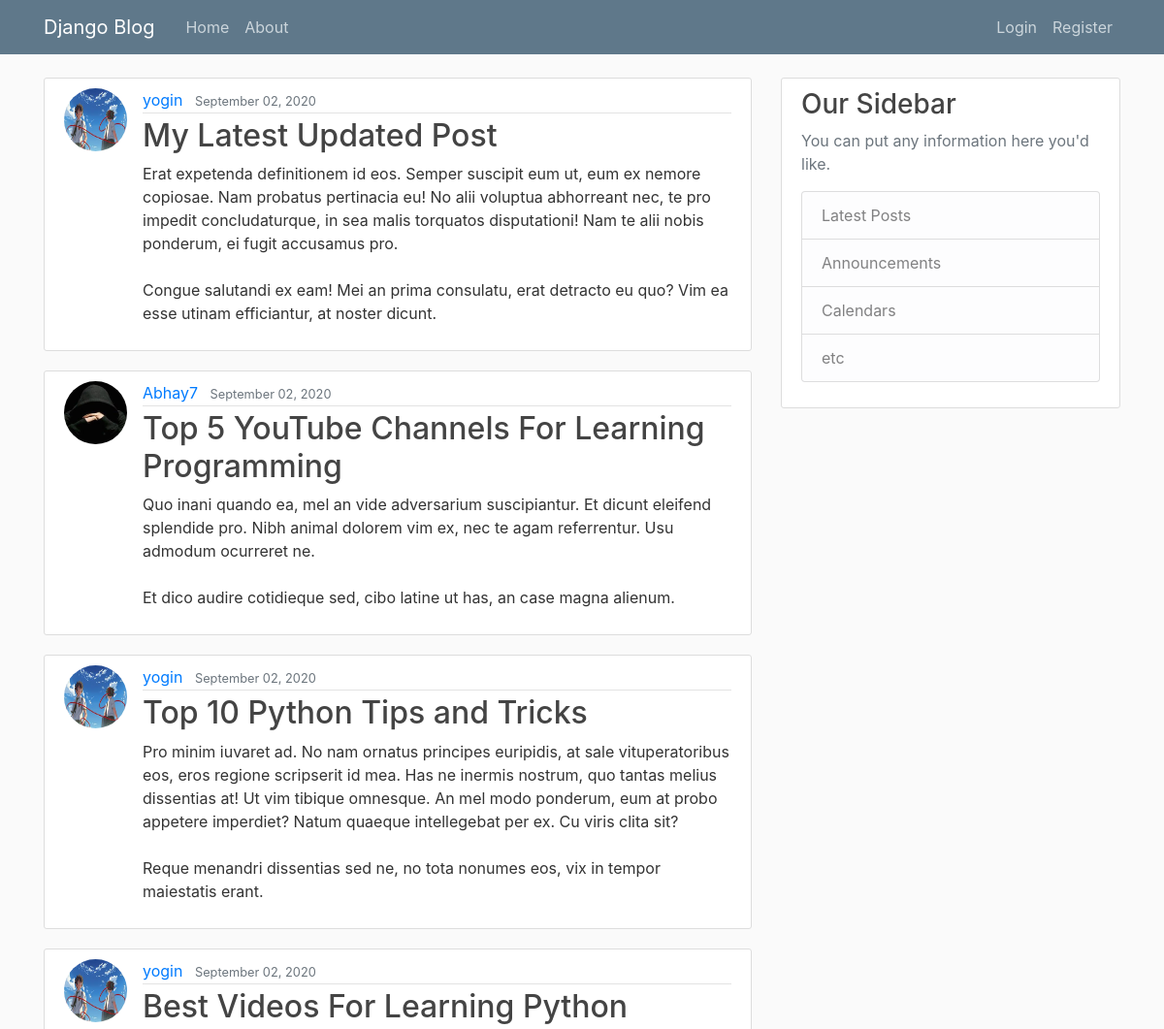
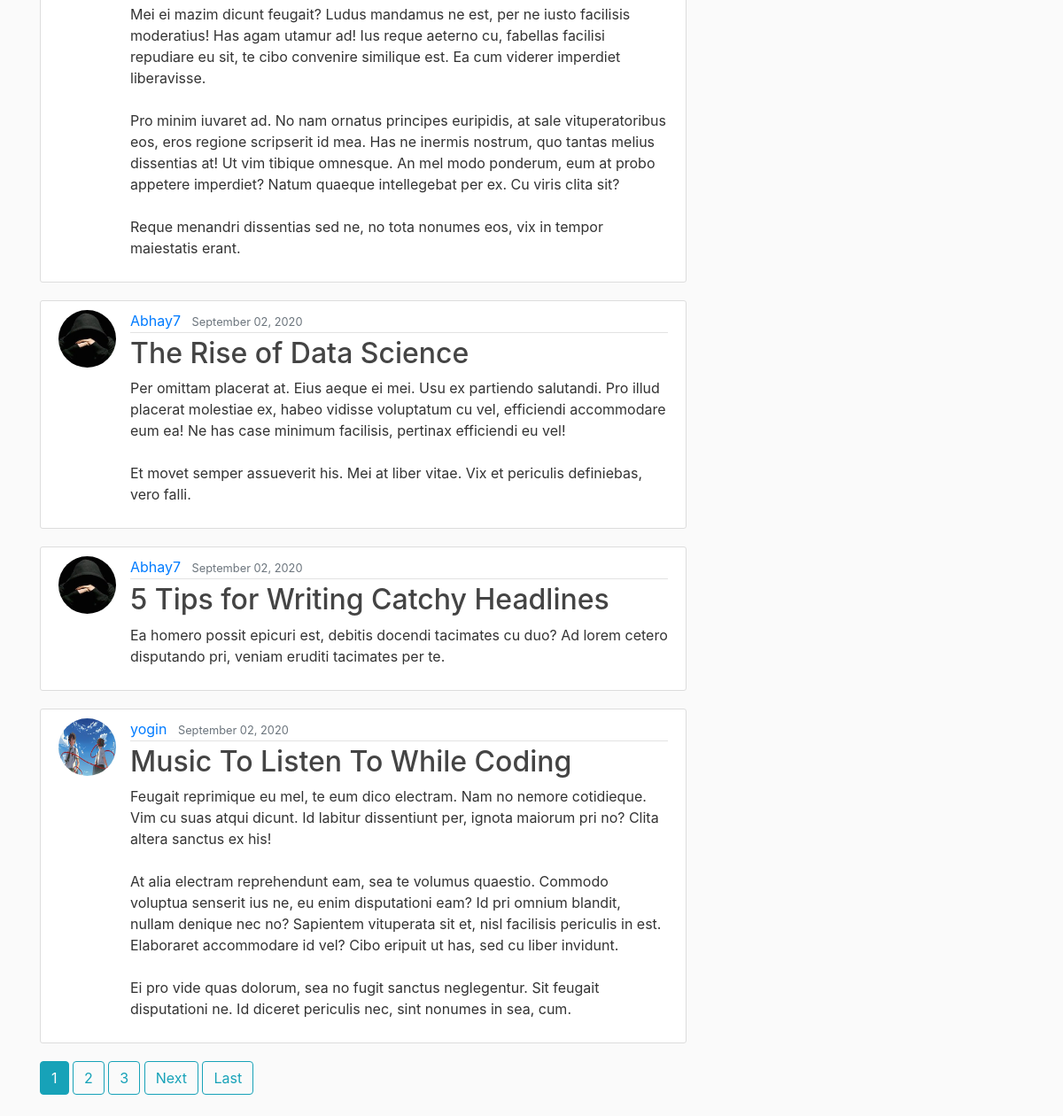
The page / on the database its author committed (2 pictures, top to bottom).
### blog/models.py (models this page shows, shortened)
class Post(models.Model):
	title = models.CharField(max_length=100)
	content = models.TextField()
	date_posted = models.DateTimeField(default=timezone.now)
	author = models.ForeignKey(User, on_delete=models.CASCADE)

### users/models.py (models this page shows, shortened)
class Profile(models.Model):
	user = models.OneToOneField(User, on_delete=models.CASCADE)
	image = models.ImageField(default='default.jpg', upload_to='profile_pics')

### blog/views.py (the view)
# urls.py: path('', PostListView.as_view(),name='blog-home'),
class PostListView(ListView):
	model = Post
	template_name = 'blog/home.html' # <app>/<model>_<viewtype>.html
	context_object_name = 'posts'
	ordering = ['-date_posted']
	paginate_by = 7

### blog/templates/blog/home.html (shortened to what this page needs)
{% extends "blog/base.html" %}
{% block content %}
	{% for post in posts %}
			<article class="media content-section">
				<img class="rounded-circle article-img" src="{{ post.author.profile.image.url }}">
	  <div class="media-body">
	    <div class="article-metadata">
	      <a class="mr-2" href="{% url 'user-posts' post.author.username %}">{{ post.author }}</a>
	      <small class="text-muted">{{ post.date_posted|date:"F d, Y" }}</small>
	    </div>
	    <h2><a class="article-title" href="{% url 'post-detail' post.id %}">{{ post.title }}</a></h2>
	    <p class="article-content">{{ post.content }}</p>
	  </div>
	</article>
	{% endfor %}
	{% if is_paginated %}
		{% for num in page_obj.paginator.page_range %}
			{% if page_obj.number == num %}
				<a class="btn btn-info mb-4" href="?page={{ num }}">{{ num }}</a>
			{% elif num > page_obj.number|add:'-3' and num < page_obj.number|add:'3' %}
				<a class="btn btn-outline-info mb-4" href="?page={{ num }}">{{ num }}</a>
			{% endif %}
		{% endfor %}
		{% if page_obj.has_next %}
			<a class="btn btn-outline-info mb-4" href="?page={{ page_obj.next_page_number }}">Next</a>
			<a class="btn btn-outline-info mb-4" href="?page={{ page_obj.paginator.num_pages }}">Last</a>
		{% endif %}
	{% endif %}
{% endblock content %}

### blog/templates/blog/base.html (shortened to what this page needs)
{% load static %}
<!DOCTYPE html>
<html>
<head>
    <link rel="stylesheet" href="https://maxcdn.bootstrapcdn.com/bootstrap/4.0.0/css/bootstrap.min.css">
    <link rel="stylesheet" type="text/css" href="{% static 'blog/main.css' %}">
</head>
<body>
		<header class="site-header">
	  <nav class="navbar navbar-expand-md navbar-dark bg-steel fixed-top">
	    <div class="container">
	      <a class="navbar-brand mr-4" href="{% url 'blog-home' %}">Django Blog</a>
	      <div class="collapse navbar-collapse" id="navbarToggle">
	        <div class="navbar-nav mr-auto">
	          <a class="nav-item nav-link" href="{% url 'blog-home' %}">Home</a>
	          <a class="nav-item nav-link" href="{% url 'blog-about' %}">About</a>
	        </div>
	        <div class="navbar-nav">
	        	{% if user.is_authenticated %}
	        		<a class="nav-item nav-link" href="{% url 'post-create' %}">New Post</a>
	        		<a class="nav-item nav-link" href="{% url 'profile' %}">Profile</a>
	        		<a class="nav-item nav-link" href="{% url 'logout' %}">Logout</a>
	        	{% else %}
	          <a class="nav-item nav-link" href="{% url 'login' %}">Login</a>
	          <a class="nav-item nav-link" href="{% url 'register' %}">Register</a>
	          {% endif %}
	        </div>
	      </div>
	    </div>
	  </nav>
	</header>
		<main role="main" class="container">
	  <div class="row">
	    <div class="col-md-8">
	      {% block content %}{% endblock %}
	    </div>
	    <div class="col-md-4">
	      <div class="content-section">
	        <h3>Our Sidebar</h3>
	        <p class='text-muted'>You can put any information here you'd like.
	          <ul class="list-group">
	            <li class="list-group-item list-group-item-light">Latest Posts</li>
	            <li class="list-group-item list-group-item-light">Announcements</li>
	            <li class="list-group-item list-group-item-light">Calendars</li>
	            <li class="list-group-item list-group-item-light">etc</li>
	          </ul>
	        </p>
	      </div>
	    </div>
	  </div>
	</main>
</body>
</html>

### blog/static/blog/main.css (style rules this page uses)
body { background: #fafafa; color: #333333; margin-top: 5rem; }
h1, h2, h3, h4, h5, h6 { color: #444444; }
ul { margin: 0; }
.bg-steel { background-color: #5f788a; }
.site-header .navbar-nav .nav-link { color: #cbd5db; }
.content-section { background: #ffffff; padding: 10px 20px; border: 1px solid #dddddd; border-radius: 3px; margin-bottom: 20px; }
.article-title { color: #444444; }
.article-content { white-space: pre-line; }
.article-img { height: 65px; width: 65px; margin-right: 16px; }
.article-metadata { padding-bottom: 1px; margin-bottom: 4px; border-bottom: 1px solid #e3e3e3 }

### rows shown on the page
Post: author.profile.image (picture), author "yogin", date_posted "September 02, 2020", title "My Latest Updated Post", content "Erat expetenda definitionem id eos. Semper suscipit eum ut, eum ex nemore copiosae. Nam probatus pertinacia eu! No alii voluptua abhorreant nec, te pro impedit concludaturque, in sea malis torquatos disputationi! Nam te alii nobis ponderum, ei fugit accusamus pro. Congue salutandi ex eam! Mei an prima consulatu, erat detracto eu quo? Vim ea esse utinam efficiantur, at noster dicunt."
Post: author.profile.image (placeholder picture), author "Abhay7", date_posted "September 02, 2020", title "Top 5 YouTube Channels For Learning Programming", content "Quo inani quando ea, mel an vide adversarium suscipiantur. Et dicunt eleifend splendide pro. Nibh animal dolorem vim ex, nec te agam referrentur. Usu admodum ocurreret ne. Et dico audire cotidieque sed, cibo latine ut has, an case magna alienum."
Post: author.profile.image (picture), author "yogin", date_posted "September 02, 2020", title "Top 10 Python Tips and Tricks", content "Pro minim iuvaret ad. No nam ornatus principes euripidis, at sale vituperatoribus eos, eros regione scripserit id mea. Has ne inermis nostrum, quo tantas melius dissentias at! Ut vim tibique omnesque. An mel modo ponderum, eum at probo appetere imperdiet? Natum quaeque intellegebat per ex. Cu viris clita sit? Reque menandri dissentias sed ne, no tota nonumes eos, vix in tempor maiestatis erant."
Post: author.profile.image (picture), author "yogin", date_posted "September 02, 2020", title "Best Videos For Learning Python", content "Mei ei mazim dicunt feugait? Ludus mandamus ne est, per ne iusto facilisis moderatius! Has agam utamur ad! Ius reque aeterno cu, fabellas facilisi repudiare eu sit, te cibo convenire similique est. Ea cum viderer imperdiet liberavisse. Pro minim iuvaret ad. No nam ornatus principes euripidis, at sale vituperatoribus eos, eros regione scripserit id mea. Has ne inermis nostrum, quo tantas melius dissentias at! Ut vim tibique omnesque. An mel modo ponderum, eum at probo appetere imperdiet? Natum quaeque intellegebat per ex. Cu viris clita sit? Reque menandri dissentias sed ne, no tota nonumes eos, vix in tempor maiestatis erant."
Post: author.profile.image (placeholder picture), author "Abhay7", date_posted "September 02, 2020", title "The Rise of Data Science", content "Per omittam placerat at. Eius aeque ei mei. Usu ex partiendo salutandi. Pro illud placerat molestiae ex, habeo vidisse voluptatum cu vel, efficiendi accommodare eum ea! Ne has case minimum facilisis, pertinax efficiendi eu vel! Et movet semper assueverit his. Mei at liber vitae. Vix et periculis definiebas, vero falli."
Post: author.profile.image (placeholder picture), author "Abhay7", date_posted "September 02, 2020", title "5 Tips for Writing Catchy Headlines", content "Ea homero possit epicuri est, debitis docendi tacimates cu duo? Ad lorem cetero disputando pri, veniam eruditi tacimates per te."
Post: author.profile.image (picture), author "yogin", date_posted "September 02, 2020", title "Music To Listen To While Coding", content "Feugait reprimique eu mel, te eum dico electram. Nam no nemore cotidieque. Vim cu suas atqui dicunt. Id labitur dissentiunt per, ignota maiorum pri no? Clita altera sanctus ex his! At alia electram reprehendunt eam, sea te volumus quaestio. Commodo voluptua senserit ius ne, eu enim disputationi eam? Id pri omnium blandit, nullam denique nec no? Sapientem vituperata sit et, nisl facilisis periculis in est. Elaboraret accommodare id vel? Cibo eripuit ut has, sed cu liber invidunt. Ei pro vide quas dolorum, sea no fugit sanctus neglegentur. Sit feugait disputationi ne. Id diceret periculis nec, sint nonumes in sea, cum."

### other values the page prints
{{ num }} "1"
{{ num }} "2" "3"
